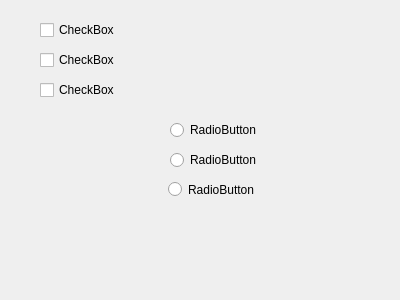
<?xml version="1.0" encoding="UTF-8"?>
<ui version="4.0">
 <class>Form</class>
 <widget class="QWidget" name="Form">
  <property name="geometry">
   <rect>
    <x>0</x>
    <y>0</y>
    <width>400</width>
    <height>300</height>
   </rect>
  </property>
  <property name="windowTitle">
   <string>Form</string>
  </property>
  <widget class="QRadioButton" name="radioButton">
   <property name="geometry">
    <rect>
     <x>168</x>
     <y>179</y>
     <width>91</width>
     <height>21</height>
    </rect>
   </property>
   <property name="text">
    <string>RadioButton</string>
   </property>
  </widget>
  <widget class="QRadioButton" name="radioButton_2">
   <property name="geometry">
    <rect>
     <x>170</x>
     <y>150</y>
     <width>89</width>
     <height>20</height>
    </rect>
   </property>
   <property name="text">
    <string>RadioButton</string>
   </property>
  </widget>
  <widget class="QRadioButton" name="radioButton_3">
   <property name="geometry">
    <rect>
     <x>170</x>
     <y>120</y>
     <width>89</width>
     <height>20</height>
    </rect>
   </property>
   <property name="text">
    <string>RadioButton</string>
   </property>
  </widget>
  <widget class="QCheckBox" name="checkBox">
   <property name="geometry">
    <rect>
     <x>40</x>
     <y>20</y>
     <width>76</width>
     <height>20</height>
    </rect>
   </property>
   <property name="text">
    <string>CheckBox</string>
   </property>
  </widget>
  <widget class="QCheckBox" name="checkBox_2">
   <property name="geometry">
    <rect>
     <x>40</x>
     <y>50</y>
     <width>76</width>
     <height>20</height>
    </rect>
   </property>
   <property name="text">
    <string>CheckBox</string>
   </property>
  </widget>
  <widget class="QCheckBox" name="checkBox_3">
   <property name="geometry">
    <rect>
     <x>40</x>
     <y>80</y>
     <width>76</width>
     <height>20</height>
    </rect>
   </property>
   <property name="text">
    <string>CheckBox</string>
   </property>
  </widget>
 </widget>
 <resources/>
 <connections/>
</ui>
